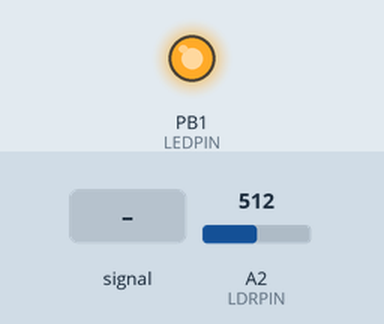
This sketch was run on a simulated ATtiny85, built with avr-gcc and run on an emulated ATtiny85. Parts: output pins drawn as LEDs (lit = HIGH). The test bench sets the inputs (shaded band); at power-on: A2 (LDRPIN) = 512.

Above: at 1.2 s.
1.3 s: A2 (LDRPIN) fed a 200 Hz sine of ±460 counts around its level
At 2.3 s:
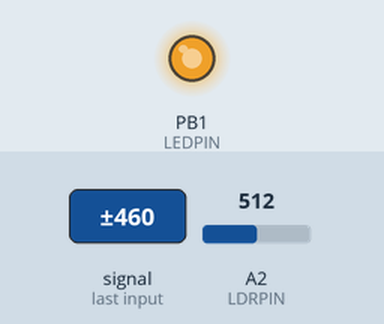
2.8 s: A2 (LDRPIN) set to 716
At 4.2 s:
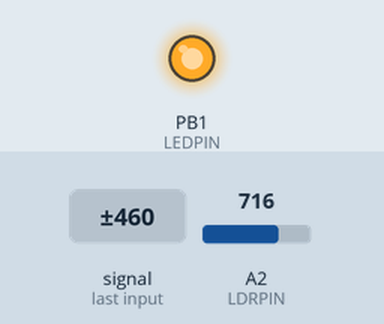
Timing chart, 0 to 5.8 s (numbered marks = the images above; inputs shaded):
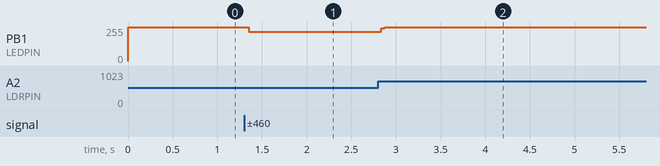

The sketch:

Timecapsule_Morse_receive_LED_untested.ino
```cpp
// (licence header left out)
#ifdef __AVR__
#include <avr/power.h>
#endif

#define LEDPIN 1
#define LDRPIN A2

// #include <SoftwareSerial.h>
// SoftwareSerial swSerial(5, 2); // (RX), TX (RX not used)

const char MorseTree[] = {'\0','E', 'T', 'I', 'A', 'N', 'M', 'S',
                          'U', 'R', 'W', 'D', 'K', 'G', 'O', 'H',
                          'V', 'F', 'U', 'L', 'A', 'P', 'J', 'B',
                          'X', 'C', 'Y', 'Z', 'Q', '\0','\0','5',
                          '4', '\0','3', '\0','\0','\0','2', '\0',
                          '\0','+', '\0','\0','\0','\0','1', '6',
                          '=', '/', '\0','\0','\0','(', '\0','7',
                          '\0','\0','\0','8', '\0','9', '0', '\0',
                          '\0','\0','\0','\0','\0','\0','\0','\0',
                          '\0','\0','\0','?', '_', '\0','\0','\0',
                          '\0','"', '\0','\0','.', '\0','\0','\0',
                          '\0','@', '\0','\0','\0','\0','\0','\0',
                          '-', '\0','\0','\0','\0','\0','\0','\0',
                          '\0',';', '!', '\0',')', '\0','\0','\0',
                          '\0','\0',',', '\0','\0','\0','\0',':',
                          '\0','\0','\0','\0','\0','\0','\0'
                         };
int val = 0; // A Variable to Store the Light Value from the LDR
int ctrHigh = 0;
int ctrLow = 0;
int codePtr = 0;
int dotLen = 200;

void setup()
{
  //swSerial.begin(9600);
  //swSerial.print(codePtr);
  pinMode(LEDPIN, OUTPUT);
  pinMode(LDRPIN, INPUT);

}

void loop()
{
  val = analogRead(LDRPIN);
  if (val >= 100)
  {
    ctrHigh++;
    ctrLow = 0;
    digitalWrite(LEDPIN, HIGH);
  } else {
    ctrLow++;
    if ((ctrHigh >= dotLen) && (ctrHigh < dotLen*2)) {
      //swSerial.print(".");
      codePtr = (2*codePtr) + 1;
    } else if (ctrHigh >= dotLen * 2) {
      //swSerial.print("-");
      codePtr = (2*codePtr) + 2;
    } else {
      if(ctrLow == dotLen*2){
        //swSerial.print(MorseTree[codePtr]);
        codePtr = 0;
      }
    }
    ctrHigh = 0;
    digitalWrite(LEDPIN, LOW);
    //noTone(9);
  }
}
```

Measured:
- after the input at 1.3 s, PB1 (LEDPIN): 255/255 → 218/255 after 0.05 s
- after the input at 2.8 s, PB1 (LEDPIN): 218/255 → 255/255 at once
